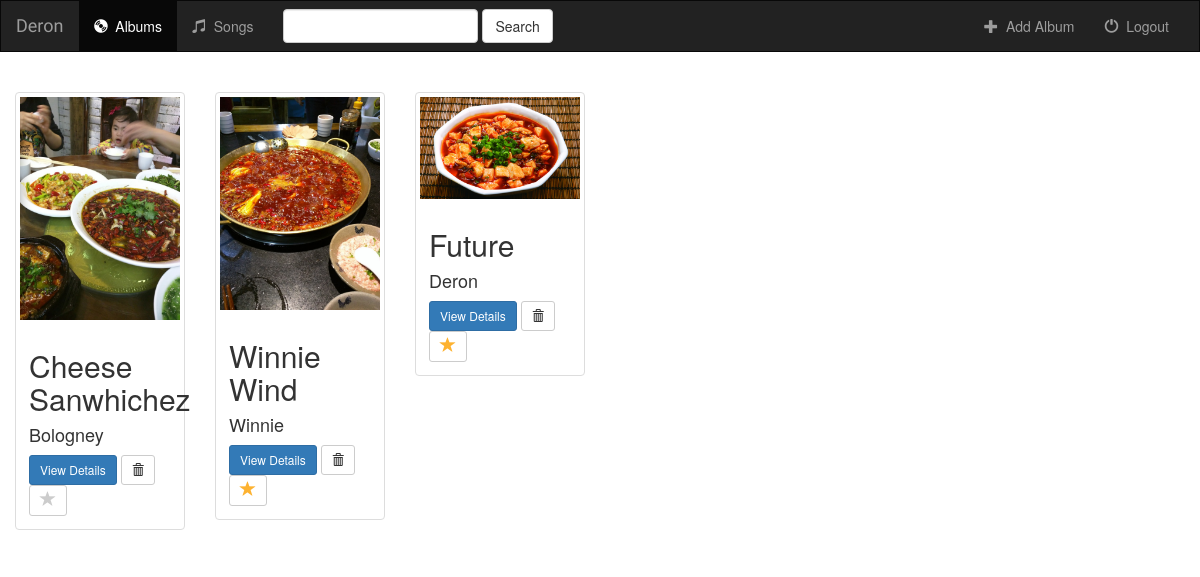
The page /music/3/favorite_album/ on the database its author committed.
### music/models.py (models this page shows, shortened)
class Album(models.Model):
    artist = models.CharField(max_length=250)
    album_title = models.CharField(max_length=500)
    genre = models.CharField(max_length=100)
    album_logo = models.FileField()
    is_favorite = models.BooleanField(default=False)

### music/views.py (the view)
# urls.py: url(r'^(?P<album_id>[0-9]+)/favorite_album/$', views.favorite_album, name='favorite_album'),
def favorite_album(request, album_id):
    album = get_object_or_404(Album, pk=album_id)
    try:
        if album.is_favorite:
            album.is_favorite = False
        else:
            album.is_favorite = True
        album.save()
    except(KeyError, Album.DoesNotExist):
        return render(request, 'music/index.html',{
            'album': album.id,
            'error_message': "You did not select a valid album",
        })
    else:
        return render(request, 'music/index.html', {'all_albums': get_all_albums})

### music/views.py (called while the page is built)
def get_all_albums():
    return Album.objects.all()

### music/templates/music/index.html (shortened to what this page needs)
{% extends 'music/base.html' %}
{% block body %}
    <div class="albums-container container-fluid">
        <div class="row">
            <div class="col-sm-12">
            </div>
            {% if all_albums %}
                {% for album in all_albums %}
                    <div class="col-sm-4 col-lg-2">
                        <div class="thumbnail">
                            <a href="{% url 'music:detail' album.id %}">
                                <img src="{{ album.album_logo.url }}" class="img-responsive">
                            </a>
                            <div class="caption">
                                <h2>{{ album.album_title }}</h2>
                                <h4>{{ album.artist }}</h4>
                                <a href="{% url 'music:detail' album.id %}" class="btn btn-primary btn-sm" role="button">View Details</a>
                                <form action="{% url 'music:album-delete' album.id %}" method="post" style="display: inline;">
                                    <button type="submit" class="btn btn-default btn-sm">
                                        <span class="glyphicon glyphicon-trash"></span>
                                    </button>
                                </form>
                                <a href="{% url 'music:favorite_album' album.id %}" class="btn btn-default btn-sm btn-favorite" role="button">
                                    <span class="glyphicon glyphicon-star {% if album.is_favorite %}active{% endif %}"></span>
                                </a>
                            </div>
                        </div>
                    </div>
                {% endfor %}
            {% endif %}
        </div>
    </div>
{% endblock %}

### music/static/music/style.css (style rules this page uses)
body { background: white url("images/background.png"); }
.glyphicon-star { color: #CCCCCC; font-size: 16px; }
.glyphicon-star.active { color: #FDB230 }

### rows shown on the page
Album: album_logo (picture), album_title "Cheese Sanwhichez", artist "Bologney", is_favorite False (drawn)
Album: album_logo (picture), album_title "Winnie Wind", artist "Winnie"
Album: album_logo (picture), album_title "Future", artist "Deron"
